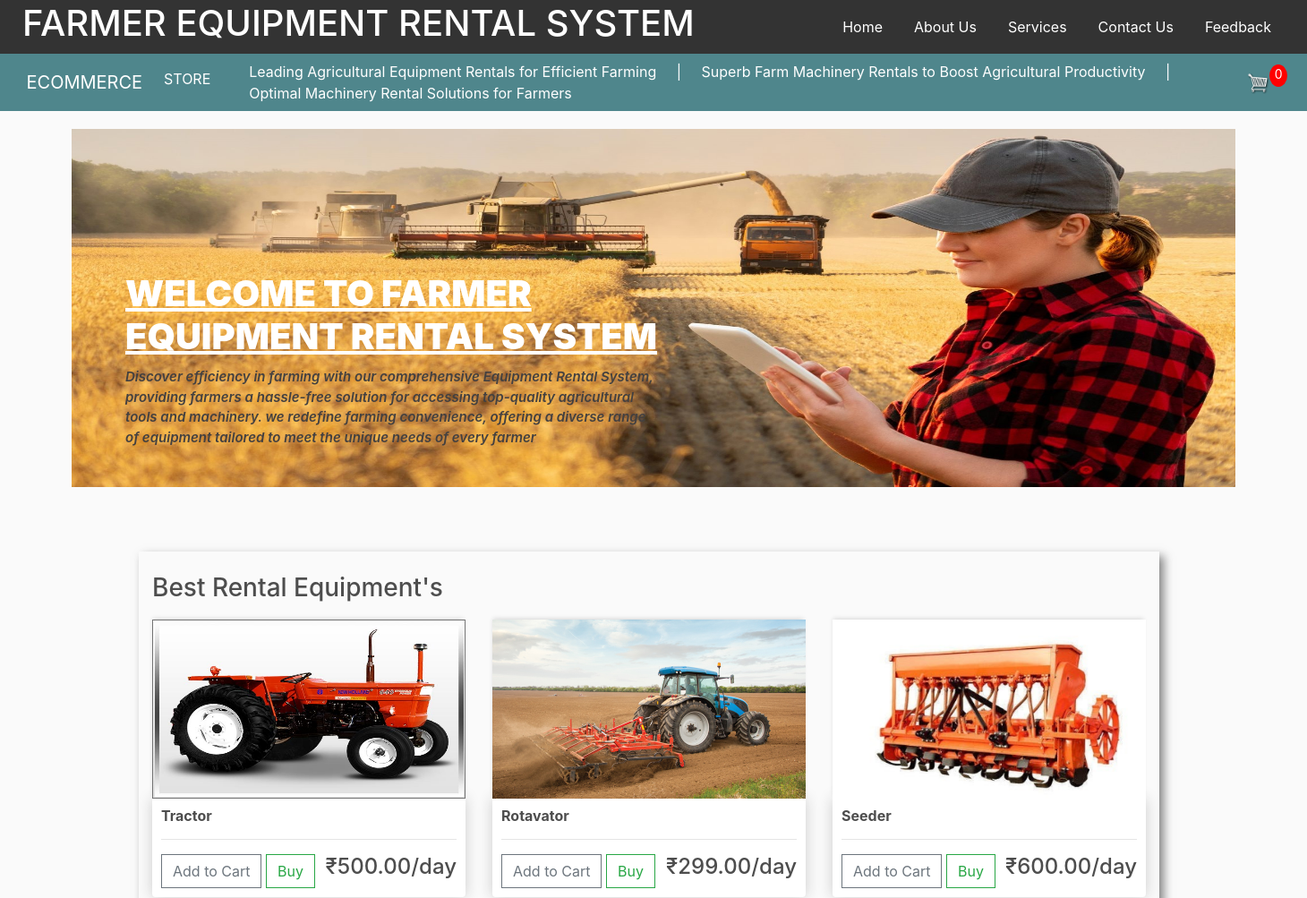
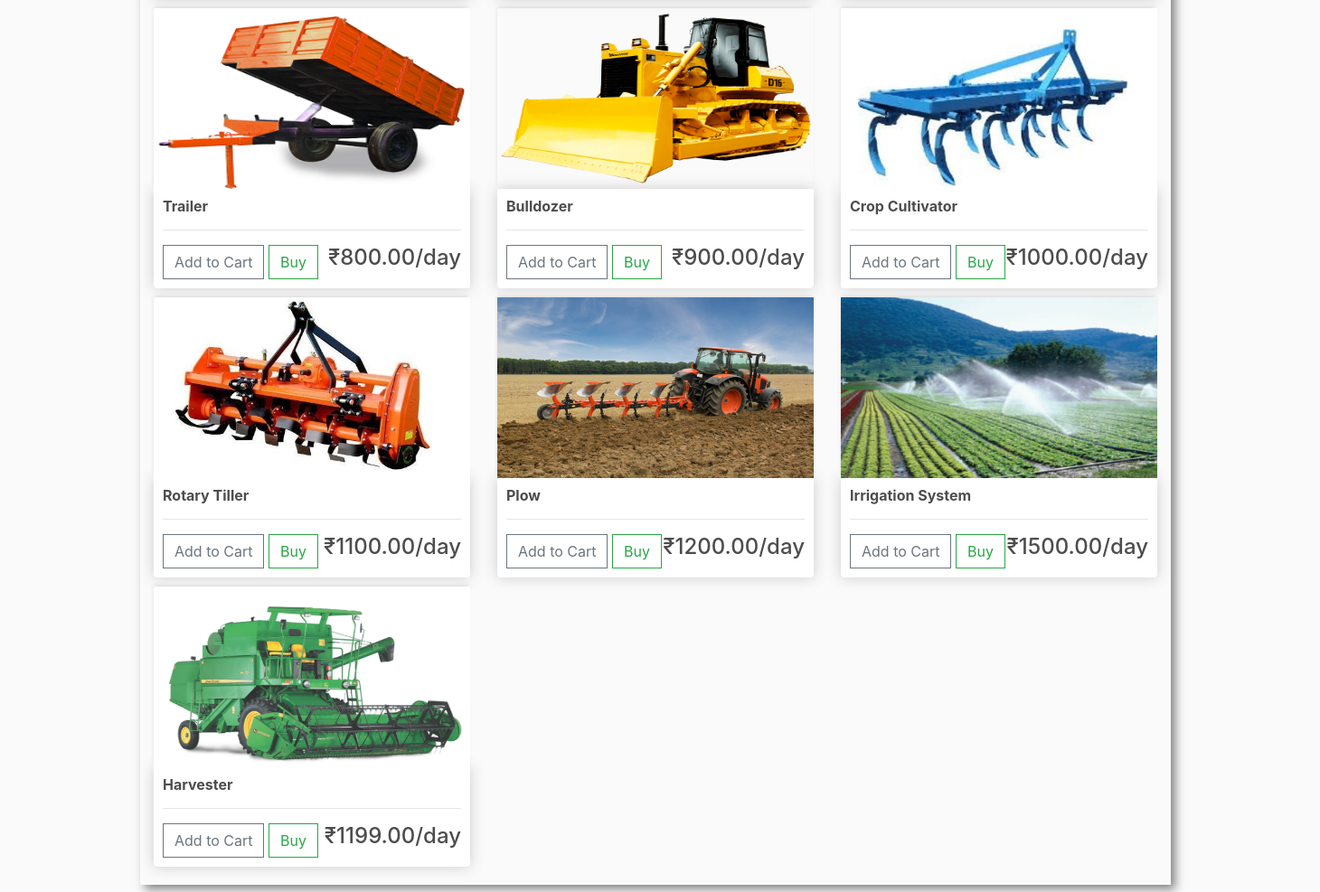
The page / on the database its author committed (2 pictures, top to bottom).
### store/models.py (models this page shows, shortened)
class Product(models.Model):
    name= models.CharField(max_length=200, null=True)
    price = models.DecimalField(max_digits=7, decimal_places=2)
    digital = models.BooleanField(default=False, null=True, blank=False)
    image = models.ImageField(null=True, blank=True)
    @property
    def imageURL(self):
        try:
            url = self.image.url
        except:
            url = ''
        return url

### store/views.py (the view)
# urls.py: path('', include('store.urls'))
def store(request):
    data = cartData(request)
    cartItems = data['cartItems']
    products = Product.objects.all()
    context = {'products':products, 'cartItems':cartItems}
    return render(request, 'store/store.html', context )

### store/utils.py (called while the page is built, shortened)
def cookieCart(request):
    try:
        cart = json.loads(request.COOKIES['cart'])
    except:
        cart = {}
    print('Cart:', cart)
    items=[]
    order = {'get_cart_total':0, 'get_cart_items':0, 'shipping':False}
    cartItems = order['get_cart_items']
    return{'cartItems': cartItems, "order": order, 'items':items}

def cartData(request):
    if request.user.is_authenticated:
        customer = request.user.customer
        order, created = Order.objects.get_or_create(customer=customer, complete=False)
        items = order.orderitem_set.all()
        cartItems = order.get_cart_items
    else:
        cookkieData = cookieCart(request)
        cartItems = cookkieData['cartItems']
        order = cookkieData['order']
        items = cookkieData['items']
    return{'cartItems': cartItems, "order": order, 'items':items}

### store/templates/store/store.html
{% extends 'store/main.html' %}
{% load static %}
{% block content %}
<h3>Best Rental Equipment's </h3>
    <div class="row">
        {% for product in products %}
        <div class="col-lg-4">
            <img class="thumbnail" src="{{product.imageURL}}" alt="">
            <div class="box-element product">
                <h6><strong>{{product.name}}</strong></h6>
                <hr>
                <button data-product={{product.id}} data-action="add" class="btn btn-outline-secondary add-btn update-cart"> Add to Cart
                </button>
                <a class="btn btn-outline-success" href="{% url 'cart' %}">Buy</a>
                <h4 style="display: inline-block; float: right;">₹{{product.price|floatformat:2}}/day</h4>
            </div>
        </div>
        {% endfor %}
    </div>
{% endblock content %}

### store/templates/store/main.html (shortened to what this page needs)
<!DOCTYPE html>
{% load static %}
<html lang="en">
<head>
  <link rel="stylesheet" href="https://stackpath.bootstrapcdn.com/bootstrap/4.4.1/css/bootstrap.min.css">
    <link rel="stylesheet" type="text/css" href="{% static 'css/main.css' %}">
</head>
<body>
  <header>
    <div class="header1">
      <h1>Farmer Equipment Rental System</h1>
    </div>
    <div class="header2">
    <nav>
      <ul>
        <li><a href="#">Home</a></li>
        <li><a href="{% url 'aboutus' %}">About Us</a></li>
        <li><a href="{% url 'services' %}">Services</a></li>
        <li><a href="{% url 'contactus' %}">Contact Us</a></li>
        <li><a href="{% url 'feedback' %}">Feedback</a></li>
      </ul>
    </nav>
  </div>
  </header>
  <nav class="navbar navbar-expand-lg navbar-dark bg-dark">
     &nbsp;  &nbsp; <a class="navbar-brand" href="{% url 'store' %}">ECOMMERCE</a>
    <div class="collapse navbar-collapse" id="navbarSupportedContent">
          <ul class="navbar-nav mr-auto">
            <li class="nav-item active">
              <a class="nav-link" href="{% url 'store' %}"> STORE <span class="sr-only">(current)</span></a>
            </li>
            <div class="form-inline my-2 my-lg-0">
            <div class="marquee">
              <marquee behavior="" direction="">Leading Agricultural Equipment Rentals for Efficient Farming &nbsp; &nbsp; | &nbsp; &nbsp; Superb Farm Machinery Rentals to Boost Agricultural Productivity &nbsp; &nbsp; | &nbsp; &nbsp; Optimal Machinery Rental Solutions for Farmers
              </marquee>
            </div>
            <a href="{% url 'cart' %}">
               <img  id="cart-icon" src="{% static 'images/cart.png' %}">
            </a>
            <p id="cart-total">{{cartItems}}</p>
            </div>
          </div>
        </nav>
        <div class="poster-container">
          <div class="poster-slider">
            <img src="{% static 'images/Poster2.jpg' %}" alt="Image 1">
          </div>
      </div>
      <div class="hero">
      <section class="hero">
        <h1>Welcome to Farmer Equipment Rental System</h1>
        <p>Discover efficiency in farming with our comprehensive Equipment Rental System,
          providing farmers a hassle-free solution for accessing top-quality agricultural tools and machinery. we redefine farming convenience, offering a diverse range of equipment tailored to meet the unique needs of every farmer </p>
      </section>
      </div>
      <div class="outercontainer">
     <div class="container">
            <br>
            {% block content %}
            {% endblock content %}
     </div>
    </div>
   </body>
</html>

### static/css/main.css (style rules this page uses)
body { background-color: hsl(0, 0%, 98%); }
h2,h3,h4,h5,h6 { color:hsl(0, 0%, 30%); }
header { background-color: #333; height: 60px; color: #ffffff; padding: 5px; display: flex; align-items: center; justify-content: space-between; }
.header1 { text-transform: uppercase; margin-left: 20px; }
.header2 { display: flex; align-items: center; }
nav ul { list-style: none; margin: 0; padding: 0; display: flex; }
nav li { margin-right: 35px; }
nav li a { color: #ffffff; text-decoration: none; }
.marquee { width: 1100px; color: #ffffff; }
.hero { color: #ffffff; text-align: left; margin-left: 70px; margin-top: -180px; padding: 50px 0; }
.hero h1 { text-transform: uppercase; text-decoration: underline; width: 700px; font-size: 40px; font-weight: 900; }
.hero p { margin-top: 10px; color: #434040; font-style: italic; width: 600px; font-size: 15px; font-weight: 600; }
.poster-container { overflow: hidden; width: 100%; display: flex; justify-content: center; }
.poster-slider { display: flex; transition: transform 0.5s ease-in-out; }
.poster-slider img { width: 1300px; height: 400px; margin: 20px; }
.collapse { display: flex; justify-content: space-between; align-items: center; }
.box-element { box-shadow:hsl(0, 0%, 80%) 0 0 16px; background-color: #fff; border-radius: 4px; padding: 10px; }
.thumbnail { width: 100%; height: 200px; -webkit-box-shadow: -1px -3px 5px -2px rgba(214,214,214,1); -moz-box-shadow: -1px -3px 5px -2px rgba(214,214,214,1); box-shadow: -1px -3px 5px -2px rgba(214,214,214,1); }
.product { border-radius: 0 0 4px 4px; }
.bg-dark { background-color: #4f868c!important; }
#cart-icon { width:25px; display: inline-block; margin-left: 15px; }
#cart-total { display: block; text-align: center; color:#fff; background-color: red; width: 20px; height: 25px; border-radius: 50%; font-size: 14px; }
.col-lg-4, .col-lg-6, .col-lg-8, .col-lg-12 { margin-top: 10px; }
.btn { border-radius: 0; }
.container { box-shadow:5px 5px 10px #33333397 ; width: 1400px; padding-bottom: 20px; }
.outercontainer { width: 1450px; align-items: center; display: flex; justify-content: center; padding-bottom: 50px; }
#cart-total { align-items: center; }

### rows shown on the page
Product: imageURL (picture), name "Tractor", price "500.00"
Product: imageURL (picture), name "Rotavator", price "299.00"
Product: imageURL (picture), name "Seeder", price "600.00"
Product: imageURL (picture), name "Trailer", price "800.00"
Product: imageURL (picture), name "Bulldozer", price "900.00"
Product: imageURL (picture), name "Crop Cultivator", price "1000.00"
Product: imageURL (picture), name "Rotary Tiller", price "1100.00"
Product: imageURL (picture), name "Plow", price "1200.00"
Product: imageURL (picture), name "Irrigation System", price "1500.00"
Product: imageURL (picture), name "Harvester", price "1199.00"

### other values the page prints
{{ cartItems }} "0"
